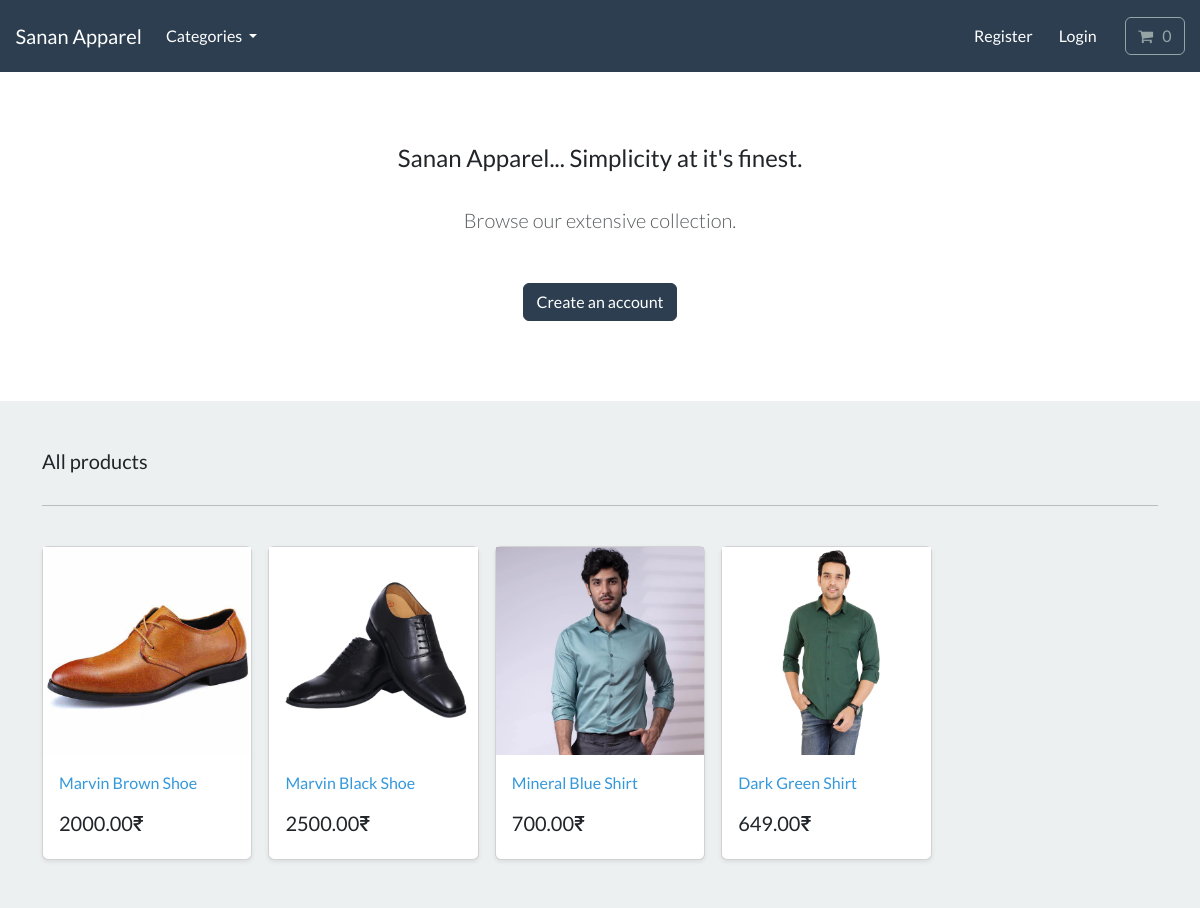
The page / on the database its author committed.
### store/models.py (models this page shows, shortened)
class Product(models.Model):
    category = models.ForeignKey(Category, related_name='product', on_delete=models.CASCADE, null=True)
    title = models.CharField(max_length=250)
    brand = models.CharField(max_length=250, default='Un-Branded')
    description = models.TextField(blank=True)
    slug = models.SlugField(max_length=255)
    price = models.DecimalField(max_digits=10, decimal_places=2)
    image = models.ImageField(upload_to='images/')
    class Meta:
        verbose_name_plural = 'Products'
    def get_absolute_url(self):
        return reverse("product_info", args=[self.slug])

### store/views.py (the view)
# urls.py: path('', include('store.urls')),
def store(request):
    all_products = Product.objects.all()
    context = {'all_products':all_products}
    return render(request, 'store/store.html', context=context)

### cart/cart.py (called while the page is built)
    def __len__(self):
        return sum(item['qty'] for item in self.cart.values())

### cart/context_processors.py (called while the page is built)
def cart(request):
    return {'cart':Cart(request)}

### store/models.py (called while the page is built)
    def get_absolute_url(self):
        return reverse("list_category", args=[self.slug])

### store/views.py (called while the page is built)
def categories(request):
    all_categories = Category.objects.all()
    return {'all_categories':all_categories}

### store/templates/store/store.html
{% extends './base.html' %}
{% load static %}
{% block content %}
<section class="py-4 text-center container">
    <div class="row py-lg-5">
        <div class="col-lg-6 col-md-8 mx-auto">
            <h4> Sanan Apparel... Simplicity at it's finest. </h4>
            <br>
            <p class="lead text-muted">
            Browse our extensive collection.
            </p>
            <br>
            <a href="#" class="btn btn-primary my-2"> Create an account </a>
        </div>
    </div>
</section>
<div class="album py-5 bg-light">
    <div class="container">
        <div class="pb-3 h5"> All products </div> <hr><br>
        <div class="row row-cols-1 row-cols-sm-2 row-cols-md-5 g-3">
            {% for product in all_products %}
                <div class="col">
                    <div class="card shadow-sm">
                        <img class="img-fluid" alt="Responsive image" src="{{product.image.url}}">
                        <div class="card-body">
                            <p class="card-text">
                                <a class="text-info text-decoration-none" href="{{product.get_absolute_url}}">{{product.title | capfirst}}</a>
                            </p>
                            <div class="d-flex justify-content-between align-items-center">
                                <h5> {{product.price}}₹ </h5>
                            </div>
                        </div>
                    </div>
                </div>
            {% endfor %}
        </div>
    </div>
</div>
{% endblock %}

### store/templates/store/base.html (shortened to what this page needs)
{% load static %}
<!DOCTYPE html>
<html>
    <head>
        <link rel="stylesheet" href="https://bootswatch.com/5/flatly/bootstrap.min.css">
        <link rel="stylesheet" href="https://cdnjs.cloudflare.com/ajax/libs/font-awesome/4.7.0/css/font-awesome.min.css">
    </head>
    <nav class="navbar navbar-expand-lg bg-primary justify-content-center">
        <a class="navbar-brand main-heading text-white" href="{% url 'store' %}">
            &nbsp; &nbsp; Sanan Apparel
        </a>
        <div class="collapse navbar-collapse" id="navbarCollapse">
            <ul class="navbar-nav me-auto mb-2 mb-md-0">
                <li class="nav-item dropdown">
                    <a class="nav-link dropdown-toggle text-white" href="#" id="navbarDropdown" role="button"
                    data-bs-toggle="dropdown" aria-expanded="false">
                        Categories
                    </a>
                </li>
            </ul>
        </div>
        <div class="collapse navbar-collapse text-center" id="navbarNavDropdown">
            <ul class="navbar-nav ms-auto">
                <li class="nav-item">
                    <a class="btn btn-alert navbar-btn text-white" type="button"  href="/"> Register </a>
                </li>
                <li class="nav-item">
                    <a class="btn btn-alert navbar-btn text-white" type="button"  href="/"> Login </a>
                </li>
                <li class="nav-item">
                    <a type="button" role="button" href="{% url 'cart_summary' %}" class="btn btn-outline-secondary">
                        <i class="fa fa-shopping-cart" aria-hidden="true"> </i>
                        <div id="cart-qty" class="d-inline-flex">
                            {% with qty_amount=cart|length %}
                                {% if qty_amount > 0 %}
                                    {{qty_amount}}
                                    {% else %}
                                        0
                                {% endif %}
                            {% endwith %}
                        </div>
                    </a>
                </li>
            </ul>
        </div>
    </nav>
    <body>
        {% block content %}
        {% endblock %}
    </body>
</html>

### rows shown on the page
Product: image (picture), title "Marvin Brown Shoe", price "2000.00"
Product: image (picture), title "Marvin Black Shoe", price "2500.00"
Product: image (picture), title "Mineral Blue Shirt", price "700.00"
Product: image (picture), title "Dark Green Shirt", price "649.00"
